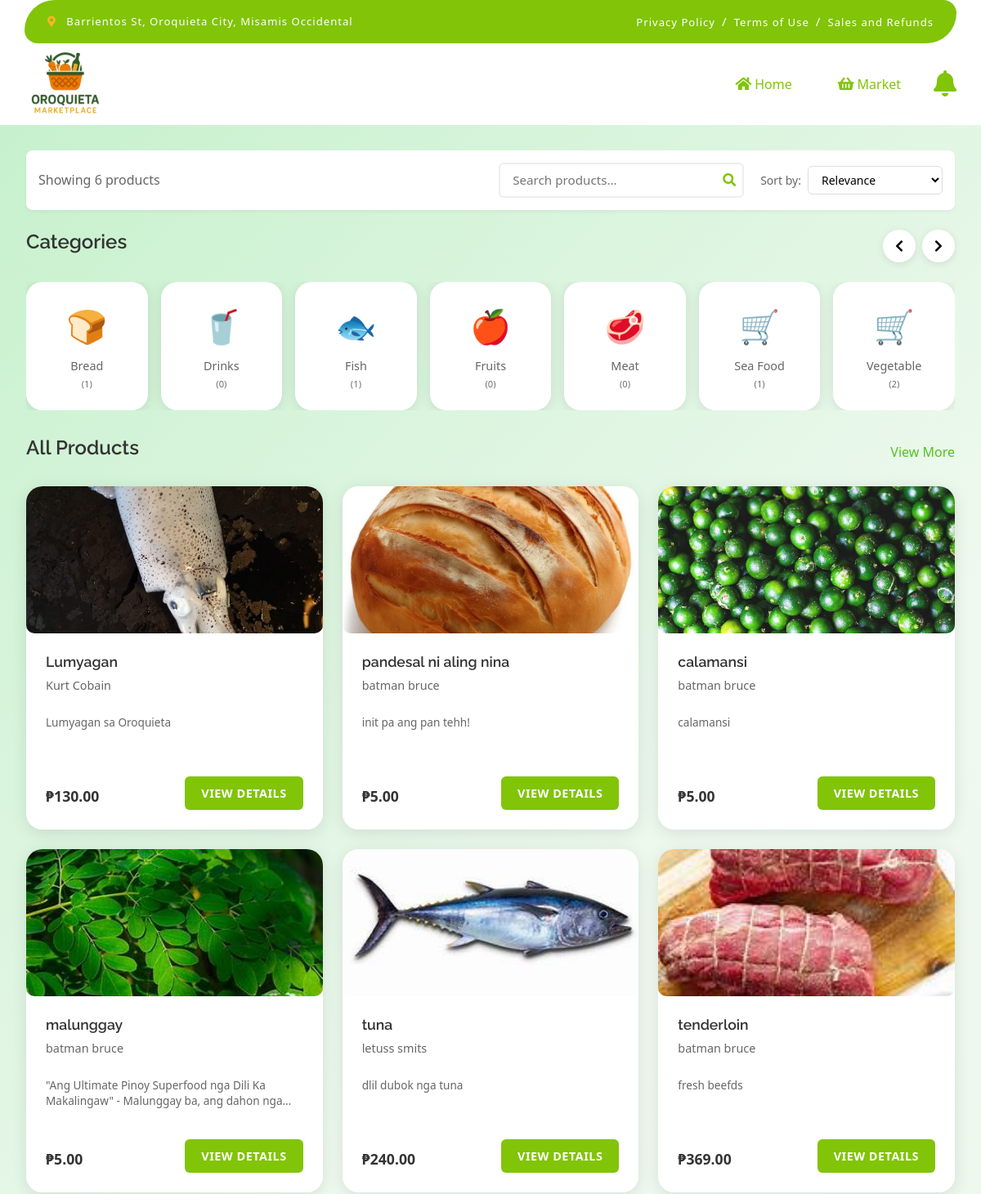
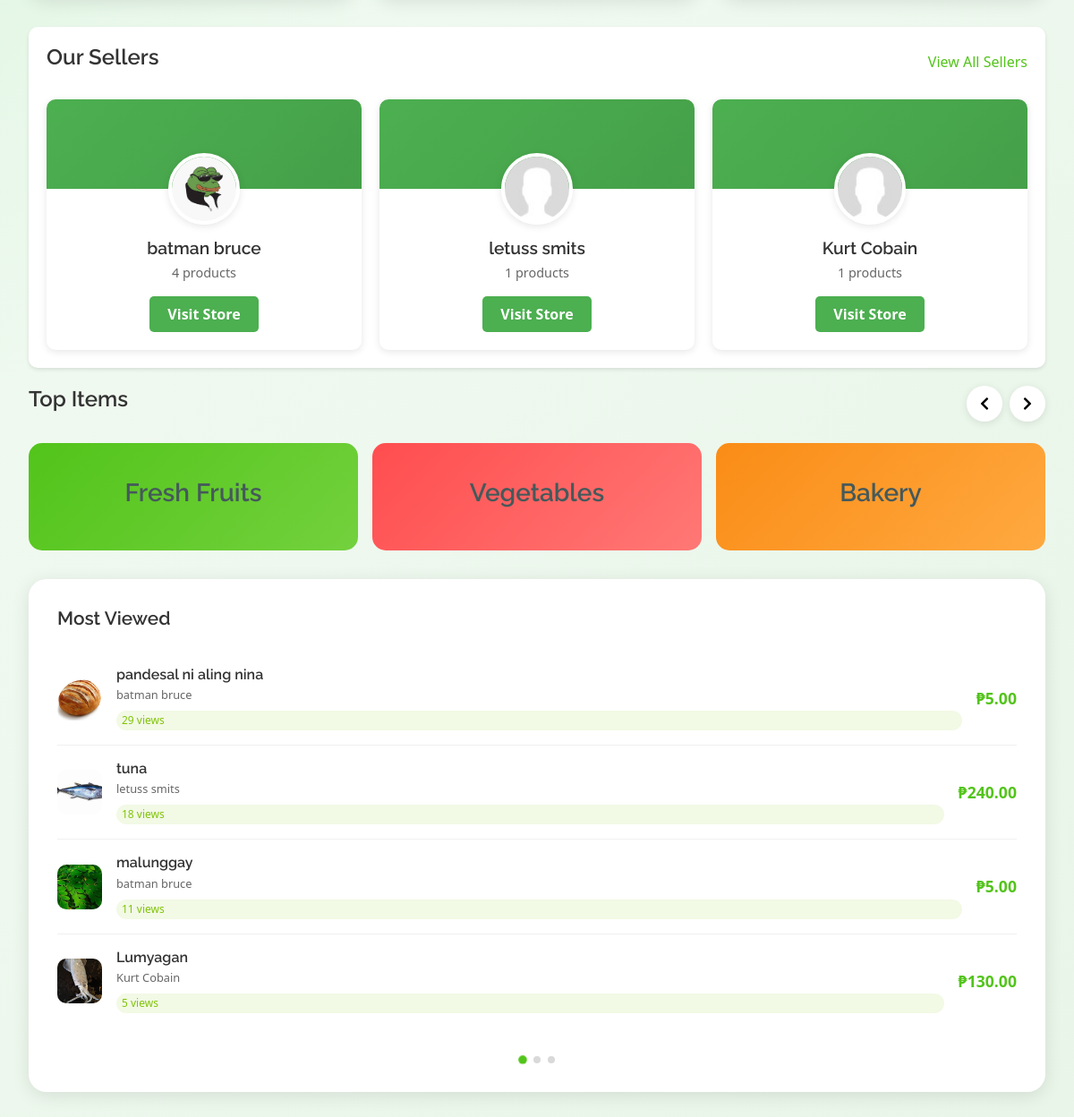
/customer/index.php, run on the app's committed database (2 pictures, top to bottom).
### tables this page shows
CREATE TABLE `categories` (
  `id` int(11) NOT NULL,
  `name` varchar(100) NOT NULL,
  `description` text DEFAULT NULL,
  `parent_id` int(11) DEFAULT NULL,
  `image` varchar(255) DEFAULT NULL,
  `is_active` tinyint(1) DEFAULT 1,
  `created_at` timestamp NOT NULL DEFAULT current_timestamp(),
  `updated_at` timestamp NOT NULL DEFAULT current_timestamp() ON UPDATE current_timestamp()
);

CREATE TABLE `products` (
  `id` int(11) NOT NULL,
  `seller_id` int(11) NOT NULL,
  `category_id` int(11) DEFAULT NULL,
  `name` varchar(255) NOT NULL,
  `description` text DEFAULT NULL,
  `price` decimal(10,2) NOT NULL,
  `stock_quantity` int(11) NOT NULL DEFAULT 0,
  `unit_of_measurement` enum('kilo','gram','pound','dozen','bundle','piece','pack','liter') NOT NULL,
  `is_featured` tinyint(1) DEFAULT 0,
  `is_active` tinyint(1) DEFAULT 1,
  `created_at` timestamp NOT NULL DEFAULT current_timestamp(),
  `updated_at` timestamp NOT NULL DEFAULT current_timestamp() ON UPDATE current_timestamp()
);

CREATE TABLE `sellers` (
  `id` int(11) NOT NULL,
  `username` varchar(50) NOT NULL,
  `email` varchar(100) NOT NULL,
  `password` varchar(255) NOT NULL,
  `first_name` varchar(50) DEFAULT NULL,
  `last_name` varchar(50) DEFAULT NULL,
  `phone` varchar(20) DEFAULT NULL,
  `address` text DEFAULT NULL,
  `profile_image` varchar(255) DEFAULT NULL,
  `facebook_url` varchar(255) DEFAULT NULL,
  `is_active` tinyint(1) DEFAULT 1,
  `status` enum('pending','approved','rejected','suspended') DEFAULT 'pending',
  `created_at` timestamp NOT NULL DEFAULT current_timestamp(),
  `updated_at` timestamp NOT NULL DEFAULT current_timestamp() ON UPDATE current_timestamp()
);

### customer/index.php (the view, shortened to what the rows shown need)
<?php
require_once 'header.php';
require_once 'fetch_products.php';
$products = fetchProducts(12);
$categories = fetchCategories();
$popular_sellers = getSellers(4);
$most_viewed_products = getMostViewedProducts(4);
?>
<div class="main-content">
    <div class="main-container">
        <div class="content-area">
            <section class="categories-section">
                <div class="section-header">
                    <h2>Categories</h2>
                </div>
                <div class="categories-grid">
                    <?php foreach ($categories as $category): ?>
                        <div class="category-item" data-category-id="<?php echo $category['id']; ?>">
                            <div class="category-icon">
                                <?php
                                $category_emojis = [
                                    'fruits' => '🍎',
                                    'vegetables' => '🥬',
                                    'meat' => '🥩',
                                    'fish' => '🐟',
                                    'bread' => '🍞',
                                    'drinks' => '🥤',
                                    'seafood' => '🦐',
                                    'dairy' => '🥛',
                                    'grains' => '🌾',
                                    'herbs' => '🌿'
                                ];
                                $category_name_lower = strtolower($category['name']);
                                echo isset($category_emojis[$category_name_lower]) ? $category_emojis[$category_name_lower] : '🛒';
                                ?>
                            </div>
                            <span><?php echo htmlspecialchars($category['name']); ?></span>
                            <small>(<?php echo $category['product_count']; ?>)</small>
                        </div>
                    <?php endforeach; ?>
                </div>
            </section>
            <div class="main-grid">
                <div class="left-column">
                    <section class="popular-products">
                        <div class="section-header">
                            <h2>All Products</h2>
                        </div>
                        <div class="products-grid" id="productsGrid">
                            <?php if (empty($products)): ?>
                                <div class="no-products">
                                    <div class="no-products-content">
                                        <i class="fas fa-shopping-basket"></i>
                                        <h3>No products available</h3>
                                        <p>Check back later for fresh products!</p>
                                    </div>
                                </div>
                            <?php else: ?>
                                <?php foreach ($products as $product): ?>
                                    <div class="product-card" data-product-id="<?php echo $product['id']; ?>">
                                        <div class="product-image">
                                            <img src="<?php echo $product['image_url']; ?>"
                                                alt="<?php echo htmlspecialchars($product['name']); ?>"
                                                onerror="this.src='https://images.unsplash.com/photo-1546069901-ba9599a7e63c?w=200&h=200&fit=crop'">
                                        </div>
                                        <div class="product-info">
                                            <h3 class="product-name"><?php echo htmlspecialchars($product['name']); ?></h3>
                                            <div class="stall-name">
                                                <?php echo htmlspecialchars($product['seller_full_name']); ?>
                                            </div>
                                            <div class="product-description">
                                                <?php
                                                $description = isset($product['description']) ? $product['description'] : '';
                                                $short_desc = strlen($description) > 100 ? substr($description, 0, 100) . '...' : $description;
                                                echo htmlspecialchars($short_desc);
                                                ?>
                                            </div>
                                            <div class="product-footer">
                                                <div class="price-section">
                                                    <span class="price"><?php echo $product['formatted_price']; ?></span>
                                                </div>
                                                <div class="product-actions">
                                                    <button class="view-product-btn"
                                                        onclick="viewProduct(<?php echo $product['id']; ?>)"
                                                        title="View product">
                                                        View Details
                                                    </button>
                                                </div>
                                            </div>
                                        </div>
                                    </div>
                                <?php endforeach; ?>
                            <?php endif; ?>
                        </div>
                    </section>
                    <section class="all-sellers">
                        <div class="section-header">
                            <h2>Our Sellers</h2>
                        </div>
                        <div class="sellers-grid">
                            <?php if (empty($popular_sellers)): ?>
                                <div class="no-sellers">
                                    <p>No sellers available at the moment.</p>
                                </div>
                            <?php else: ?>
                                <?php foreach ($popular_sellers as $seller): ?>
                                    <div class="seller-card">
                                        <div class="seller-banner"></div>
                                        <div class="seller-info">
                                            <div class="seller-logo">
                                                <img src="<?php echo $seller['profile_image_url']; ?>" alt="Seller Logo">
                                            </div>
                                            <h3><?php echo htmlspecialchars($seller['full_name']); ?></h3>
                                            <p><?php echo $seller['product_count']; ?> products</p>
                                            <div class="seller-actions">
                                                <button class="btn visit-store-btn"
                                                    onclick="viewSellerProducts(<?php echo $seller['id']; ?>)">Visit Store</button>
                                            </div>
                                        </div>
                                    </div>
                                <?php endforeach; ?>
                            <?php endif; ?>
                        </div>
                    </section>
                    <section class="top-items">
                        <div class="section-header">
                            <h2>Top Items</h2>
                        </div>
                    </section>
                </div>
                <div class="right-column">
                    <section class="last-order">
                        <h2>Most Viewed</h2>
                        <div class="order-items">
                            <?php if (empty($most_viewed_products)): ?>
                                <div class="no-products-message">
                                    <i class="fas fa-eye"></i>
                                    <p>No viewed products yet</p>
                                </div>
                            <?php else: ?>
                                <?php foreach ($most_viewed_products as $index => $product): ?>
                                    <div class="order-item" onclick="viewProduct(<?php echo $product['id']; ?>)">
                                        <div class="item-image">
                                            <img src="<?php echo $product['image_url']; ?>"
                                                alt="<?php echo htmlspecialchars($product['name']); ?>"
                                                onerror="this.src='https://images.unsplash.com/photo-1546069901-ba9599a7e63c?w=60&h=60&fit=crop'">
                                        </div>
                                        <div class="item-info">
                                            <h4><?php echo htmlspecialchars($product['name']); ?></h4>
                                            <p><?php echo htmlspecialchars($product['seller_full_name']); ?></p>
                                            <div class="view-count-badge">
                                                <?php echo $product['view_count']; ?> views
                                            </div>
                                        </div>
                                        <div class="item-price"><?php echo $product['formatted_price']; ?></div>
                                    </div>
                                <?php endforeach; ?>
                            <?php endif; ?>
                        </div>
                    </section>
                </div>
            </div>
        </div>
    </div>
</div>
</body>
</html>

### data on the page
categories: name "🍞", name "Bread", product_count "1"
categories: name "🥤", name "Drinks", product_count "0"
categories: name "🐟", name "Fish", product_count "1"
categories: name "🍎", name "Fruits", product_count "0"
categories: name "🥩", name "Meat", product_count "0"
categories: name "Sea Food", product_count "1"
categories: name "Vegetable", product_count "2"
products: shows a picture, name "Lumyagan", seller_full_name "Kurt Cobain", description "Lumyagan sa Oroquieta", formatted_price "₱130.00", view_count "5"
products: shows a picture, name "pandesal ni aling nina", seller_full_name "batman bruce", description "init pa ang pan tehh!", formatted_price "₱5.00", view_count "29"
products: shows a picture, name "calamansi", seller_full_name "batman bruce", description "calamansi", formatted_price "₱5.00"
products: shows a picture, name "malunggay", seller_full_name "batman bruce", description "\"Ang Ultimate Pinoy Superfood nga Dili Ka Makalingaw\" - Malunggay ba, ang dahon…", formatted_price "₱5.00", view_count "11"
products: shows a picture, name "tuna", seller_full_name "letuss smits", description "dlil dubok nga tuna", formatted_price "₱240.00", view_count "18"
products: shows a picture, name "tenderloin", seller_full_name "batman bruce", description "fresh beefds", formatted_price "₱369.00"
sellers: profile_image (picture), full_name "batman bruce", product_count "4"
sellers: full_name "Kurt Cobain", product_count "1"

### other printed values
count($products) "6"
$seller['full_name'] "letuss smits"
$seller['product_count'] "1"
